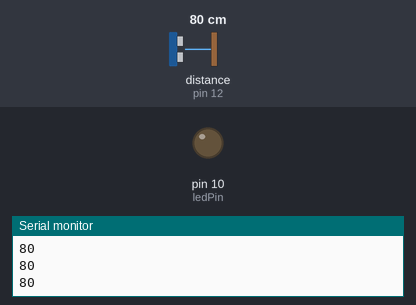
Recording of a sketch running on a simulated Arduino Uno, built with avr-gcc and run on an emulated ATmega328P. Parts: output pins drawn as LEDs (lit = HIGH), the last lines printed to the serial monitor. Wiring (inferred from the names in the program): ultrasonic range finder: trigger pin 13; echo pin 12. The test bench sets the inputs (shaded band); at power-on: distance to the obstacle (sensor on pin 12) 80 cm. The echo pulse lasts 58.3 µs per cm; pins used as bus, display or sensor lines are not drawn.

Above: at 1.2 s.
1.3 s: distance to the obstacle (sensor on pin 12) set to 54 cm
2.8 s: distance to the obstacle (sensor on pin 12) set to 46 cm
At 3.9 s:
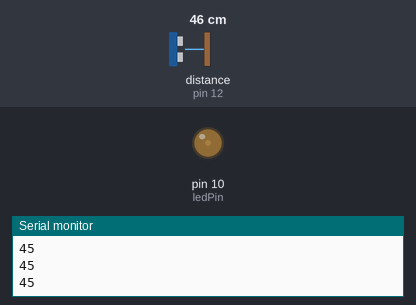
4.3 s: distance to the obstacle (sensor on pin 12) set to 2 cm
At 4.9 s:
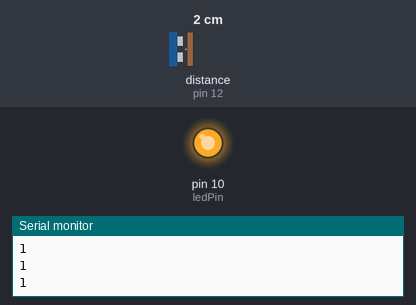
5.8 s: distance to the obstacle (sensor on pin 12) set to 18 cm
At 6.2 s:
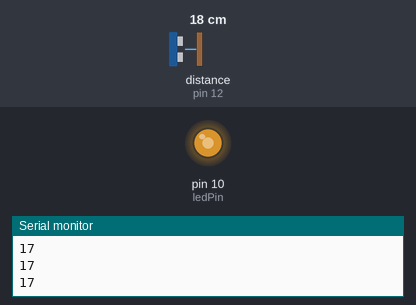
7.3 s: distance to the obstacle (sensor on pin 12) set to 35 cm
At 8.6 s:
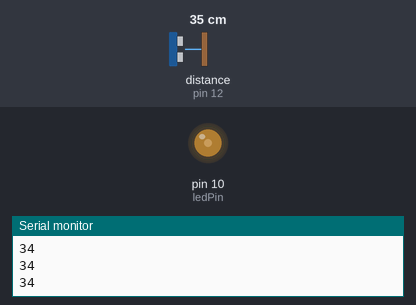
Timing chart, 0 to 9.8 s (numbered marks = the images above; inputs shaded):
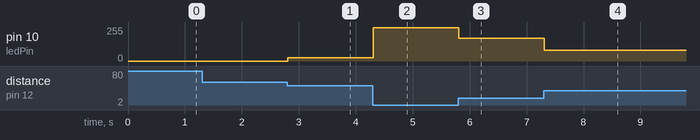

Measured:
- after the input at 2.8 s, pin 10 (ledPin): 0/255 → 25/255 at once
- after the input at 4.3 s, pin 10 (ledPin): 25/255 → 250/255 at once
- after the input at 5.8 s, pin 10 (ledPin): 250/255 → 169/255 at once
- after the input at 7.3 s, pin 10 (ledPin): 169/255 → 82/255 at once

The sketch:

___________________.ino
```cpp
#include <TimerOne.h>
const int Trig = 13;
const int Echo = 12;
const int ledPin = 10;

void setup()
{
pinMode(Trig, OUTPUT);
pinMode(Echo, INPUT);
pinMode(ledPin, OUTPUT);

Serial.begin(9600);

  Timer1.initialize(500);
  Timer1.pwm(10, 0);

  pinMode(10, OUTPUT);
}

unsigned int time_us=0;

unsigned int distance_sm=0;

void loop()
{
digitalWrite(Trig, HIGH); // Подаем сигнал на выход микроконтроллера
delayMicroseconds(10); // Удерживаем 10 микросекунд
digitalWrite(Trig, LOW); // Затем убираем
time_us=pulseIn(Echo, HIGH); // Замеряем длину импульса
distance_sm=time_us/58; // Пересчитываем в сантиметры
Serial.println(distance_sm); // Выводим на порт

if (distance_sm<100) // Если расстояние менее 100 сантиметром

{
  Timer1.pwm(10,map(distance_sm,0,50,1023,0)); //Вводим дистанцию в сантиметрах и яркость от 0 до 1023


}
}
```
